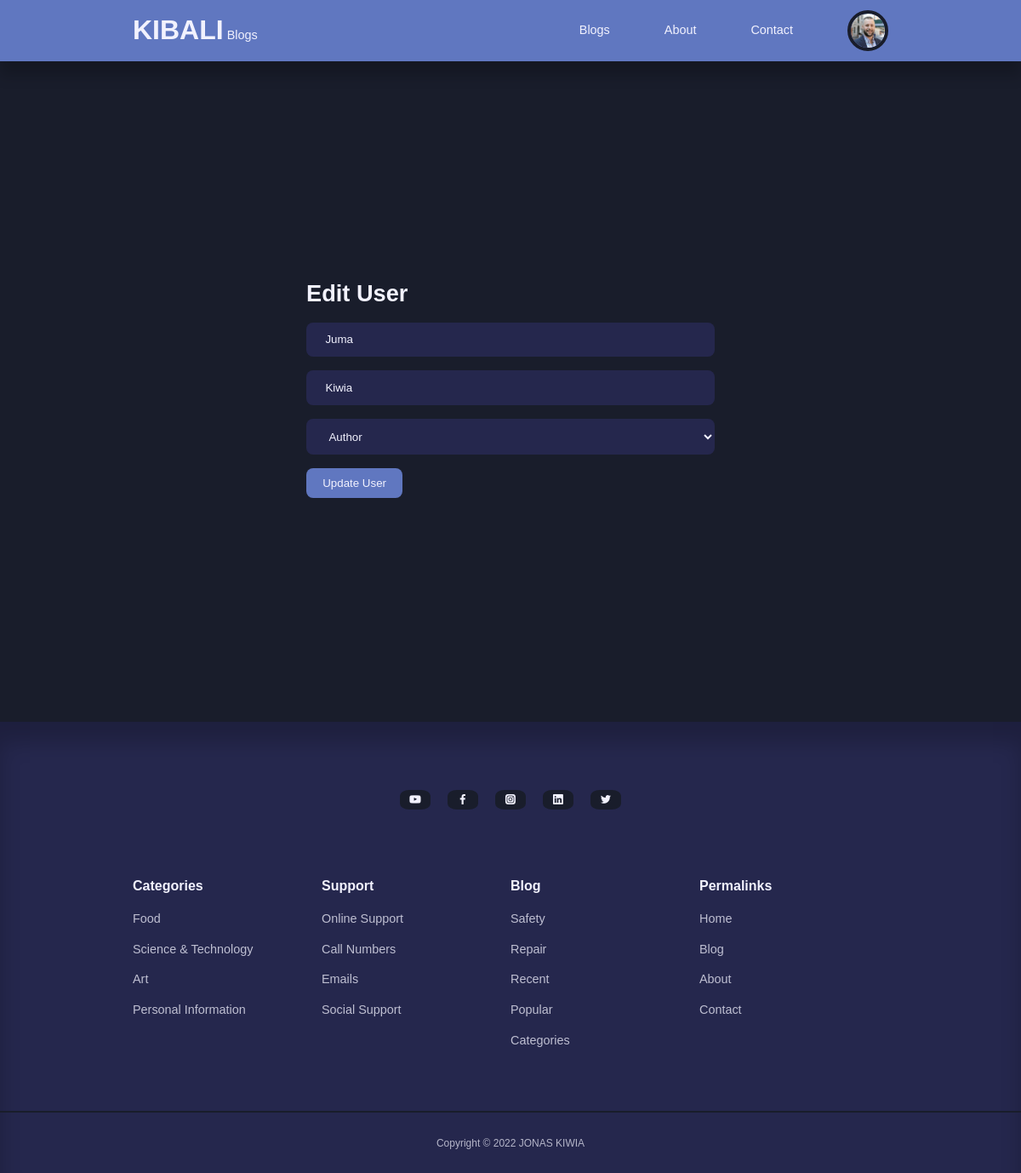
/admin/edit-user.php?id=0 (signed in), run on the app's committed database.
### tables this page shows
CREATE TABLE `users` (
  `id` int(11) NOT NULL,
  `firstname` varchar(255) DEFAULT NULL,
  `lastname` varchar(255) DEFAULT NULL,
  `username` varchar(255) DEFAULT NULL,
  `email` varchar(255) DEFAULT NULL,
  `password` varchar(255) DEFAULT NULL,
  `avatar` varchar(255) DEFAULT NULL,
  `is_admin` tinyint(4) DEFAULT NULL
);

CREATE TABLE `categories` (
  `id` int(11) NOT NULL,
  `title` varchar(255) DEFAULT NULL,
  `description` text DEFAULT NULL
);

### admin/partials/header.php (called while the page is built, shortened)
<?php
require '../partials/header.php';

### admin/edit-user.php (the view, shortened to what this page needs)
<?php
    include 'partials/header.php';
    if(isset($_GET['id'])) {
        $id = filter_var($_GET['id'], FILTER_SANITIZE_NUMBER_INT);
        $query = "SELECT * FROM users WHERE id=$id";
        $result = mysqli_query($connection, $query);
        $user = mysqli_fetch_assoc($result);
    } else {
        header('location: ' . ROOT_URL . 'admin/manage-users.php');
        die();
    }
?>
<section class="form__section">
    <div class="container form__section-container">
        <h2>Edit User</h2>
        <form action="<?= ROOT_URL ?>admin/edit-user-logic.php" method="POST">
            <input type="text" value="<?= $user['firstname']?>" name="firstname" placeholder="First Name">
            <input type="text" value="<?= $user['lastname']?>" name="lastname" placeholder="Last Name">
            <select name="userrole">
                <option value="0">Author</option>
            </select>
            <button type="submit" name="submit" class="btn">Update User</button>
        </form>
    </div>
</section>
<?php
    include '../partials/footer.php';
?>

### partials/header.php (shortened to what this page needs)
<?php
require 'config/database.php';
if(isset($_SESSION['user-id'])) {
    $id = filter_var($_SESSION['user-id'], FILTER_SANITIZE_NUMBER_INT);
    $query = "SELECT avatar FROM users WHERE id=$id";
    $result = mysqli_query($connection, $query);
    $avatar = mysqli_fetch_assoc($result);
}
?>
<!DOCTYPE html>
<html lang="en">
<head>
    <link rel="stylesheet" href="<?= ROOT_URL ?>css/style.css">
    <link rel="stylesheet" href="https://unicons.iconscout.com/release/v4.0.0/css/line.css">
</head>
<body>
    <nav>
        <div class="container nav__container">
            <div>
                <a href="<?= ROOT_URL ?>" class="nav__logo">KIBALI</a>
            <a href="<?= ROOT_URL ?>" class="">Blogs</a>
            </div>
            <ul class="nav__items">
                <li><a href="<?= ROOT_URL ?>blog.php">Blogs</a></li>
                <li><a href="<?= ROOT_URL ?>about.php">About</a></li>
                <li><a href="<?= ROOT_URL ?>contact.php">Contact</a></li>
                <?php if(isset($_SESSION['user-id'])): ?>
                    <li class="nav__profile">
                        <div class="avatar">
                            <img src="<?= ROOT_URL . 'images/' . $avatar['avatar'] ?>">
                        </div>
                    </li>
                <?php else : ?>
                    <li><a href="<?= ROOT_URL ?>signin.php">Signin</a></li>
                <?php endif ?>
            </ul>
        </div>
    </nav>

### partials/footer.php (shortened to what this page needs)
 <footer>
        <div class="footer__socials">
            <a href="https://youtube.com" target="_blank"><i class="uil uil-youtube"></i></a>
            <a href="https://facebook.com" target="_blank"><i class="uil uil-facebook-f"></i></a>
            <a href="https://instagram.com" target="_blank"><i class="uil uil-instagram-alt"></i></a>
            <a href="https://linkedin.com" target="_blank"><i class="uil uil-linkedin"></i></a>
            <a href="https://twitter.com" target="_blank"><i class="uil uil-twitter"></i></a>
        </div>
        <div class="container footer__container">
            <article>
                 <h4>Categories</h4>
            <?php
                $all_categories_query = "SELECT * FROM categories";
                $all_categories = mysqli_query($connection, $all_categories_query);
            ?>
            <?php while($category = mysqli_fetch_assoc($all_categories)) :  ?>
                <ul>
                    <li>
                    <a href="<?= ROOT_URL ?>category-posts.php?id=<?= $category['id']?>"><?= $category['title']?></a>
                </li>
                </ul>
            <?php endwhile?>
            </article>
            <article>
                <h4>Support</h4>
                <ul>
                    <li><a href="contact.php">Online Support</a></li>
                    <li><a href="tel:+255748687340">Call Numbers</a></li>
                    <li><a href="mailto:jonaskiwia1@gmail.com">Emails</a></li>
                    <li><a href="contact.php">Social Support</a></li>
                </ul>
            </article>
            <article>
                <h4>Blog</h4>
                <ul>
                    <li><a href="">Safety</a></li>
                    <li><a href="">Repair</a></li>
                    <li><a href="">Recent</a></li>
                    <li><a href="">Popular</a></li>
                    <li><a href="">Categories</a></li>
                </ul>
            </article>
            <article>
                <h4>Permalinks</h4>
                <ul>
                    <li><a href="home.php">Home</a></li>
                    <li><a href="blog.php">Blog</a></li>
                    <li><a href="about.php">About</a></li>
                    <li><a href="contact.php">Contact</a></li>
                </ul>
            </article>
        </div>
        <div class="footer__copyright">
            <small>Copyright &copy; 2022 JONAS KIWIA</small>
        </div>
    </footer>
</body>
</html>

### css/style.css (style rules this page uses)
:root { --color-primary: #6077c0; --color-primary-light: hsl(242, 91%, 69%, 18%); --color-primary-variant: #5854c7; --color-red: #da0f3f; --color-red-light: hsl(346, 87%, 46%, 15%); --color-green: #00c476; --color-green-light: hsl(156, 100%, 38%, 15%); --color-gray-900: #25274D; --color-gray-700: #2d2b7c; --color-gray-300: rgba(242, 242, 254, 0.3); --color-gray-200: rgba(242, 242, 254, 0.7); --color-white: #f2f2fe; --color-bg: #191d2b; --transition: all 300ms ease; --container-width-lg: 74%; --container-width-md: 88%; --form-width: 40%; --card-border-radius-1: 0.3rem; --card-border-radius-2: 0.5rem; --card-border-radius-3: 0.8rem; --card-border-radius-4: 2rem; --card-border-radius-5: 5rem; }
* { margin: 0; padding: 0; outline: 0; border: 0; appearance: 0; list-style: none; text-decoration: none; box-sizing: border-box; }
body { font-family: 'Trebuchet MS', 'Lucida Sans Unicode', 'Lucida Grande', 'Lucida Sans', Arial, sans-serif; line-height: 1.6; color: var(--color-gray-200); overflow-x: hidden; background: var(--color-bg); font-size: 0.9rem; }
.container { width: var(--container-width-lg); max-width: 1800px; margin-inline: auto; }
section { margin-top: 3rem; width: 100vw; }
h1, h2, h3, h4, h5 { color: var(--color-white); line-height: 1.3; }
h2 { font-size: 1.7rem; margin: 1rem 0; }
h4 { font-size: 1rem; }
a { color: var(--color-white); transition: var(--transition); }
img { display: block; width: 100%; object-fit: cover; }
nav { background-color: var(--color-primary); width: 100vw; height: 4.5rem; position: fixed; top: 0; z-index: 10; box-shadow: 0 1rem 1rem rgba(0, 0, 0, 0.2); }
.nav__container { height: 100%; display: flex; align-items: center; justify-content: space-between; }
.avatar { width: 3rem; height: 3rem; border-radius: 50%; overflow: hidden; border: 0.3rem solid var(--color-bg); }
.nav__logo { font-weight: 600; font-size: 2rem; }
.nav__items { display: flex; align-items: center; gap: 4rem; }
.nav__profile { position: relative; cursor: pointer; }
footer { background: var(--color-gray-900); padding: 5rem 0 0; box-shadow: inset 0 1.5rem 1.5rem rgba(0, 0, 0, 0.2); }
.footer__socials { margin-inline: auto; width: fit-content; margin-bottom: 5rem; display: flex; align-items: center; gap: 1.2rem; }
.footer__socials a { background: var(--color-bg); border-radius: 30%; width: 2.3rem; display: flex; align-items: center; justify-content: center; }
.footer__container { display: grid; grid-template-columns: repeat(4, 1fr); }
footer h4 { color: var(--color-white); margin-bottom: 0.6rem; }
footer ul li { padding: 0.4rem 0; }
footer ul a { opacity: 0.75; }
.footer__copyright { text-align: center; padding: 1.5rem 0; border-top: 2px solid var(--color-bg); margin-top: 4rem; }
.btn { display: inline-block; width: fit-content; padding: 0.6rem 1.2rem; background-color: var(--color-primary); border-radius: var(--card-border-radius-2); cursor: pointer; transition: var(--transition); color: var(--color-white); }
.form__section { display: grid; place-items: center; height: 100vh; }
.form__section-container { width: var(--form-width); }
form { display: flex; flex-direction: column; gap: 1rem; }
input, textarea, select { padding: 0.8rem 1.4rem; background-color: var(--color-gray-900); border-radius: var(--card-border-radius-2); resize: none; color: var(--color-white); }

### data on the page
users: avatar (picture)
users: firstname "Juma", lastname "Kiwia"
categories: title "Food"
categories: title "Science & Technology"
categories: title "Art"
categories: title "Personal Information"
